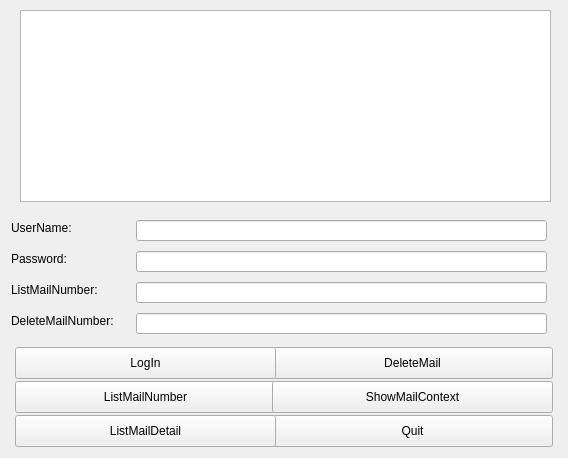
<?xml version="1.0" encoding="UTF-8"?>
<ui version="4.0">
 <class>Form</class>
 <widget class="QWidget" name="Form">
  <property name="geometry">
   <rect>
    <x>0</x>
    <y>0</y>
    <width>568</width>
    <height>458</height>
   </rect>
  </property>
  <property name="windowTitle">
   <string>Form</string>
  </property>
  <widget class="QTextBrowser" name="displayBox">
   <property name="geometry">
    <rect>
     <x>20</x>
     <y>10</y>
     <width>531</width>
     <height>192</height>
    </rect>
   </property>
  </widget>
  <widget class="QLabel" name="label_10">
   <property name="geometry">
    <rect>
     <x>11</x>
     <y>313</y>
     <width>117</width>
     <height>16</height>
    </rect>
   </property>
   <property name="text">
    <string>DeleteMailNumber:</string>
   </property>
  </widget>
  <widget class="QLineEdit" name="listMailNumber">
   <property name="geometry">
    <rect>
     <x>136</x>
     <y>282</y>
     <width>411</width>
     <height>21</height>
    </rect>
   </property>
  </widget>
  <widget class="QPushButton" name="listMail">
   <property name="geometry">
    <rect>
     <x>15</x>
     <y>381</y>
     <width>261</width>
     <height>32</height>
    </rect>
   </property>
   <property name="text">
    <string>ListMailNumber</string>
   </property>
  </widget>
  <widget class="QPushButton" name="deleteMail">
   <property name="geometry">
    <rect>
     <x>272</x>
     <y>347</y>
     <width>281</width>
     <height>32</height>
    </rect>
   </property>
   <property name="text">
    <string>DeleteMail</string>
   </property>
  </widget>
  <widget class="QPushButton" name="quit">
   <property name="geometry">
    <rect>
     <x>272</x>
     <y>415</y>
     <width>281</width>
     <height>32</height>
    </rect>
   </property>
   <property name="text">
    <string>Quit</string>
   </property>
  </widget>
  <widget class="QPushButton" name="showMailContext">
   <property name="geometry">
    <rect>
     <x>272</x>
     <y>381</y>
     <width>281</width>
     <height>32</height>
    </rect>
   </property>
   <property name="text">
    <string>ShowMailContext</string>
   </property>
  </widget>
  <widget class="QLineEdit" name="deleteMailNumber">
   <property name="geometry">
    <rect>
     <x>136</x>
     <y>313</y>
     <width>411</width>
     <height>21</height>
    </rect>
   </property>
  </widget>
  <widget class="QLabel" name="label_11">
   <property name="geometry">
    <rect>
     <x>11</x>
     <y>282</y>
     <width>99</width>
     <height>16</height>
    </rect>
   </property>
   <property name="text">
    <string>ListMailNumber:</string>
   </property>
  </widget>
  <widget class="QLineEdit" name="password">
   <property name="geometry">
    <rect>
     <x>136</x>
     <y>251</y>
     <width>411</width>
     <height>21</height>
    </rect>
   </property>
  </widget>
  <widget class="QLineEdit" name="username">
   <property name="geometry">
    <rect>
     <x>136</x>
     <y>220</y>
     <width>411</width>
     <height>21</height>
    </rect>
   </property>
  </widget>
  <widget class="QLabel" name="label">
   <property name="geometry">
    <rect>
     <x>11</x>
     <y>220</y>
     <width>68</width>
     <height>16</height>
    </rect>
   </property>
   <property name="text">
    <string>UserName:</string>
   </property>
  </widget>
  <widget class="QLabel" name="label_2">
   <property name="geometry">
    <rect>
     <x>11</x>
     <y>251</y>
     <width>63</width>
     <height>16</height>
    </rect>
   </property>
   <property name="text">
    <string>Password:</string>
   </property>
  </widget>
  <widget class="QPushButton" name="logIn">
   <property name="geometry">
    <rect>
     <x>15</x>
     <y>347</y>
     <width>261</width>
     <height>32</height>
    </rect>
   </property>
   <property name="text">
    <string>LogIn</string>
   </property>
  </widget>
  <widget class="QPushButton" name="listMailDetail">
   <property name="geometry">
    <rect>
     <x>15</x>
     <y>415</y>
     <width>261</width>
     <height>32</height>
    </rect>
   </property>
   <property name="text">
    <string>ListMailDetail</string>
   </property>
  </widget>
 </widget>
 <resources/>
 <connections/>
</ui>
